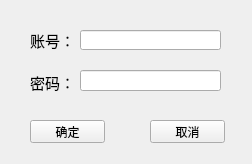
<?xml version="1.0" encoding="UTF-8"?>
<ui version="4.0">
 <class>login</class>
 <widget class="QWidget" name="login">
  <property name="geometry">
   <rect>
    <x>0</x>
    <y>0</y>
    <width>252</width>
    <height>164</height>
   </rect>
  </property>
  <property name="windowTitle">
   <string>Form</string>
  </property>
  <widget class="QLabel" name="label">
   <property name="geometry">
    <rect>
     <x>30</x>
     <y>30</y>
     <width>54</width>
     <height>21</height>
    </rect>
   </property>
   <property name="font">
    <font>
     <pointsize>11</pointsize>
    </font>
   </property>
   <property name="text">
    <string>账号：</string>
   </property>
  </widget>
  <widget class="QLabel" name="label_2">
   <property name="geometry">
    <rect>
     <x>30</x>
     <y>72</y>
     <width>54</width>
     <height>20</height>
    </rect>
   </property>
   <property name="font">
    <font>
     <pointsize>11</pointsize>
    </font>
   </property>
   <property name="text">
    <string>密码：</string>
   </property>
  </widget>
  <widget class="QLineEdit" name="lineEdit">
   <property name="geometry">
    <rect>
     <x>80</x>
     <y>30</y>
     <width>141</width>
     <height>20</height>
    </rect>
   </property>
  </widget>
  <widget class="QLineEdit" name="lineEdit_2">
   <property name="geometry">
    <rect>
     <x>80</x>
     <y>70</y>
     <width>141</width>
     <height>21</height>
    </rect>
   </property>
  </widget>
  <widget class="QPushButton" name="pushButton">
   <property name="geometry">
    <rect>
     <x>30</x>
     <y>120</y>
     <width>75</width>
     <height>23</height>
    </rect>
   </property>
   <property name="text">
    <string>确定</string>
   </property>
  </widget>
  <widget class="QPushButton" name="pushButton_2">
   <property name="geometry">
    <rect>
     <x>150</x>
     <y>120</y>
     <width>75</width>
     <height>23</height>
    </rect>
   </property>
   <property name="text">
    <string>取消</string>
   </property>
  </widget>
 </widget>
 <resources/>
 <connections/>
</ui>
